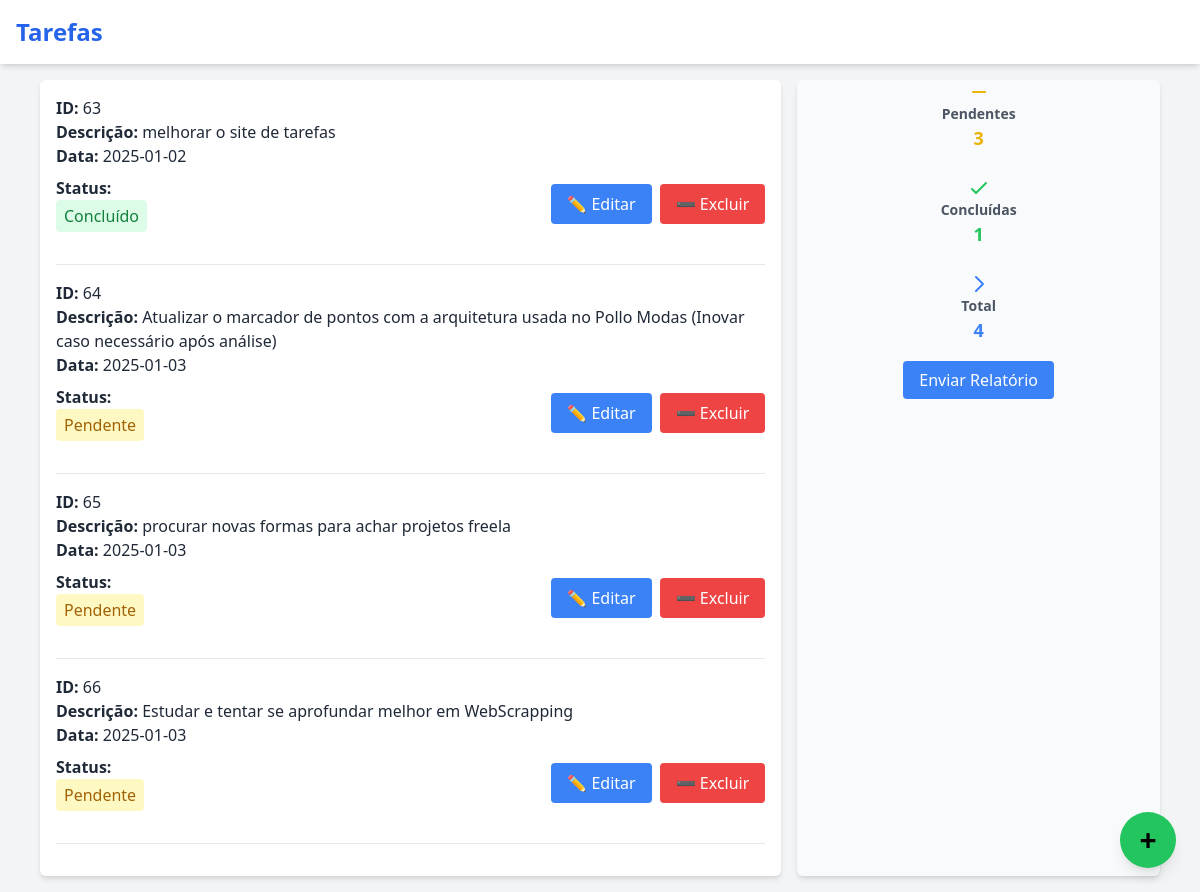
Before: / with the older database file.
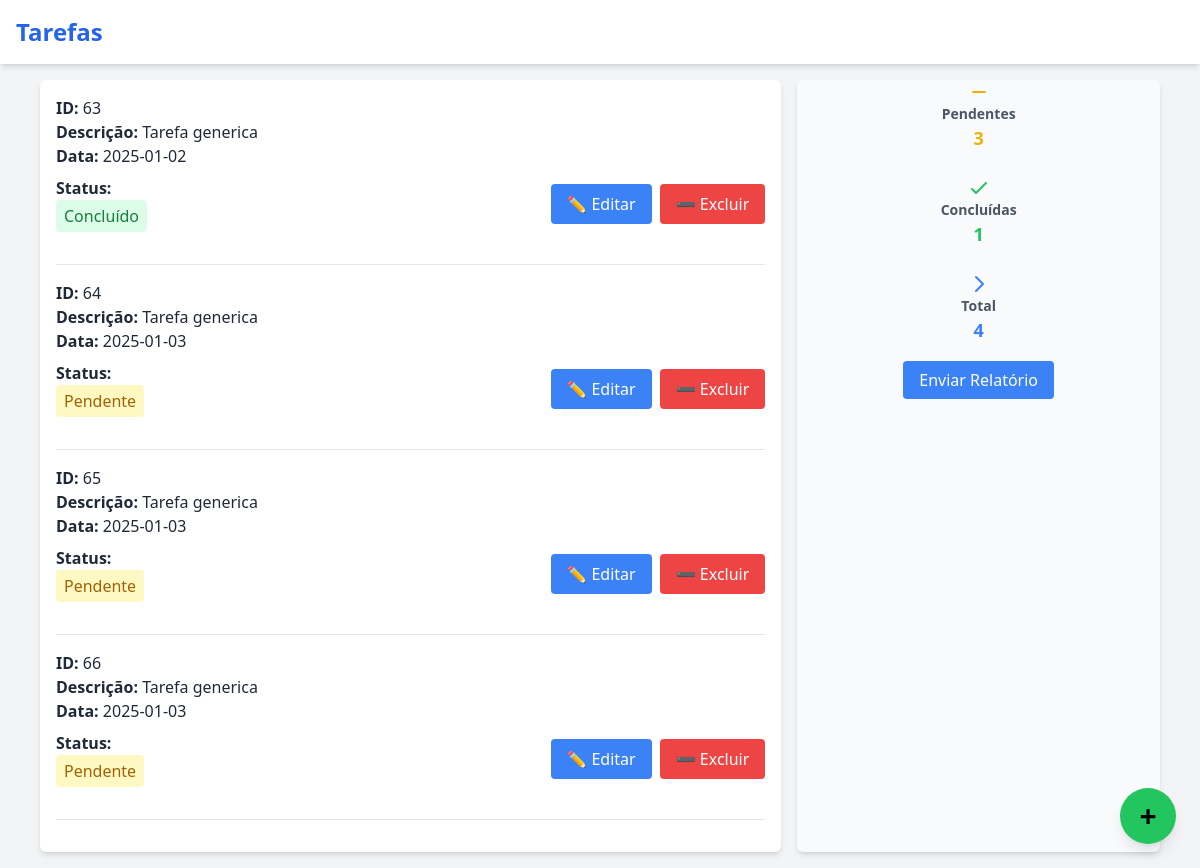
After: the same page with the newer database file.
### tables this page shows
CREATE TABLE tarefas (
                      id INTEGER PRIMARY KEY AUTOINCREMENT,
                      descricao TEXT NOT NULL,
                      data TEXT NOT NULL,
                      status TEXT NOT NULL);

### main.py (the view)
@app.route('/')
def ver_tarefas():
    tarefas = executar_query("SELECT id, descricao, data, status FROM tarefas").fetchall()
    resultados = executar_query("""SELECT
        COUNT(id) AS total,
        SUM(CASE WHEN status = 'Concluído' THEN 1 ELSE 0 END) AS concluidas,
        SUM(CASE WHEN status = 'Pendente' THEN 1 ELSE 0 END) AS pendentes
    FROM tarefas;
    """).fetchone()
    tarefas_totais = resultados[0]
    tarefas_concluidas = resultados[1]
    tarefas_pendentes = resultados[2]
    return render_template('index.html', tarefas_pendentes=tarefas_pendentes, tarefas_totais=tarefas_totais, tarefas_concluidas=tarefas_concluidas, data=tarefas if tarefas else None)

### main.py (called while the page is built)
@app.template_filter('format_date')
def format_date(value, format='%d/%m/%Y'):
    return value.strftime(format) if isinstance(value, datetime.datetime) else value

def executar_query(query, params=()):
    with sqlite3.connect('tarefas.db') as conn:
        cursor = conn.cursor()
        cursor.execute(query, params)
        conn.commit()
        return cursor

### templates/index.html (shortened to what the changed rows need)
<!DOCTYPE html>
<html lang="pt-br">
<head>
    <script src="https://cdn.tailwindcss.com"></script>
</head>
<body class="bg-gray-100 font-sans text-gray-800">
    <header class="bg-white shadow-md p-4 fixed top-0 w-full z-50">
        <h1 class="text-2xl font-bold text-blue-600">Tarefas</h1>
    </header>
    <main class="pt-20 max-w-6xl mx-auto grid grid-cols-1 md:grid-cols-3 gap-4 p-4">
        <div class="col-span-2 bg-white shadow-md rounded-md p-4">
            {% if data %}
                {% for tarefa in data %}
                <div class="border-b border-gray-200 pb-4 mb-4">
                    <div class="mb-2">
                        <p><span class="font-semibold">ID:</span> {{ tarefa[0] }}</p>
                        <p><span class="font-semibold">Descrição:</span> {{ tarefa[1] }}</p>
                        <p><span class="font-semibold">Data:</span> {{ tarefa[2]|format_date }}</p>
                    </div>
                    <div class="flex items-center justify-between mb-4">
                        <div>
                            <p class="font-semibold">Status:</p>
                            <div class="px-2 py-1 rounded
                                {% if tarefa[3] == 'Pendente' %}bg-yellow-100 text-yellow-700{% elif tarefa[3] == 'Concluído' %}bg-green-100 text-green-700{% endif %}">
                                {{ tarefa[3] }}
                            </div>
                        </div>
                        <div class="flex space-x-2">
                            <form action="/editar_tarefas/{{ tarefa[0] }}" method="GET">
                                <button type="submit" class="px-4 py-2 bg-blue-500 text-white rounded hover:bg-blue-600">✏️ Editar</button>
                            </form>
                            <form action="/excluir_tarefas/{{ tarefa[0] }}" method="POST">
                                <button type="submit" class="px-4 py-2 bg-red-500 text-white rounded hover:bg-red-600">➖ Excluir</button>
                            </form>
                        </div>
                    </div>
                </div>
                {% endfor %}
            {% else %}
                <p class="text-center text-gray-600">Nenhum resultado encontrado.</p>
                <div class="mt-4 flex justify-center">
                    <a href="/add_tarefas" class="px-4 py-2 bg-green-500 text-white rounded hover:bg-green-600">➕ Adicionar</a>
                </div>
            {% endif %}
        </div>
    </main>
</body>
</html>

Changed rows visible on the page:
changed tarefas "Concluído": descricao "melhorar o site de tarefas" → "Tarefa generica"
changed tarefas id 64: descricao "Atualizar o marcador de pontos com a arquitetura usada no Pollo Modas (Inovar caso necessário após análise)" → "Tarefa generica"
changed tarefas id 65: descricao "procurar novas formas para achar projetos freela" → "Tarefa generica"
changed tarefas id 66: descricao "Estudar e tentar se aprofundar melhor em WebScrapping" → "Tarefa generica"
